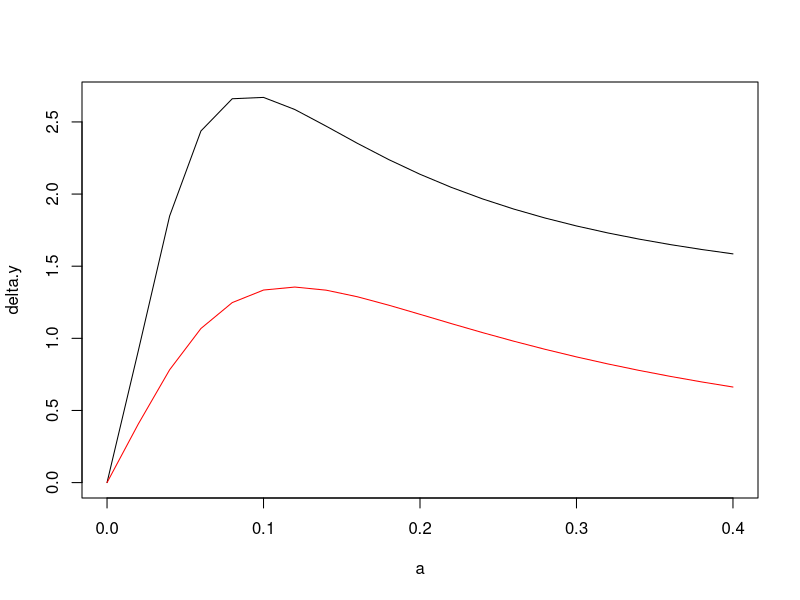
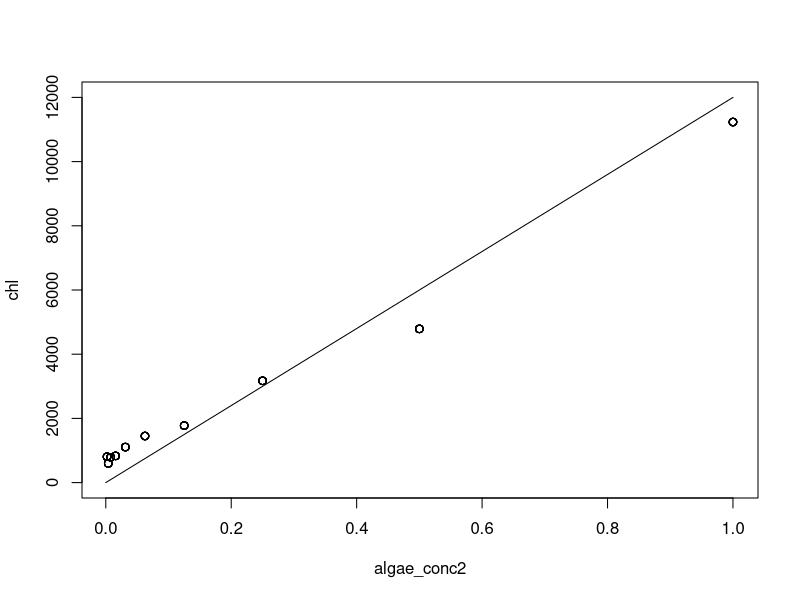
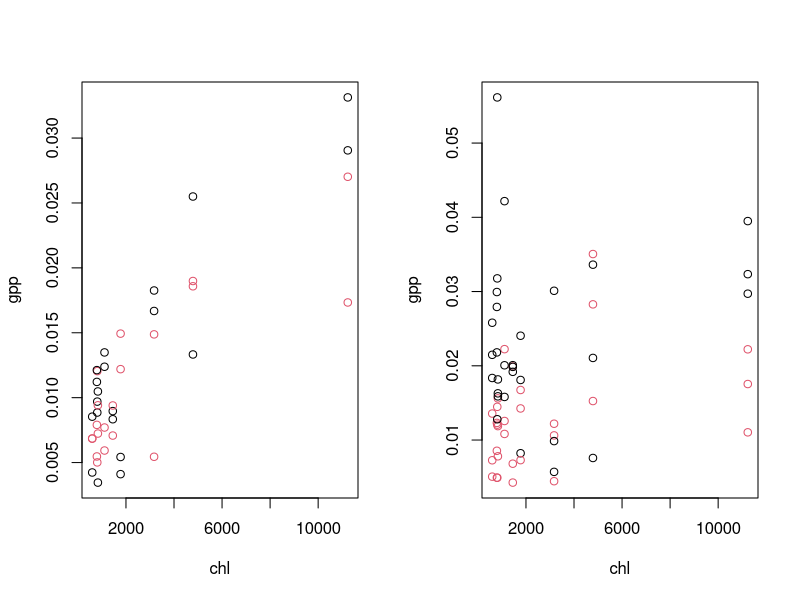
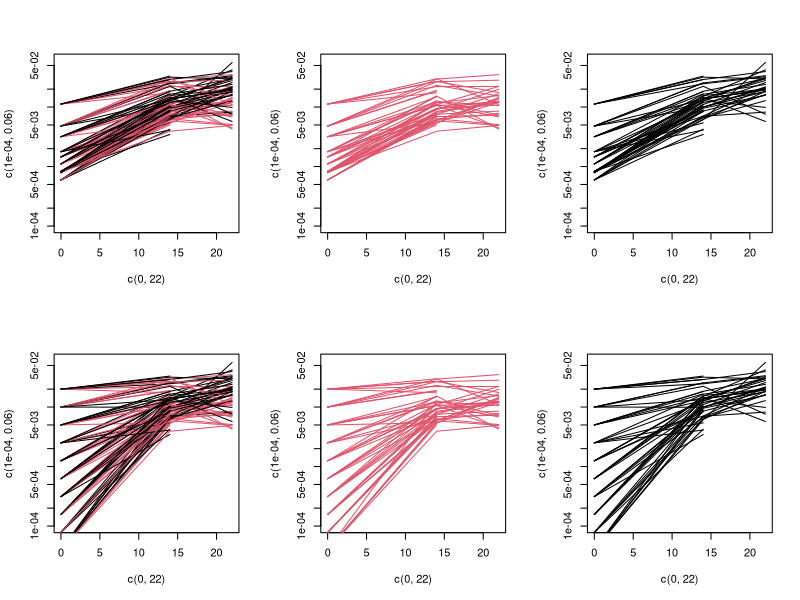
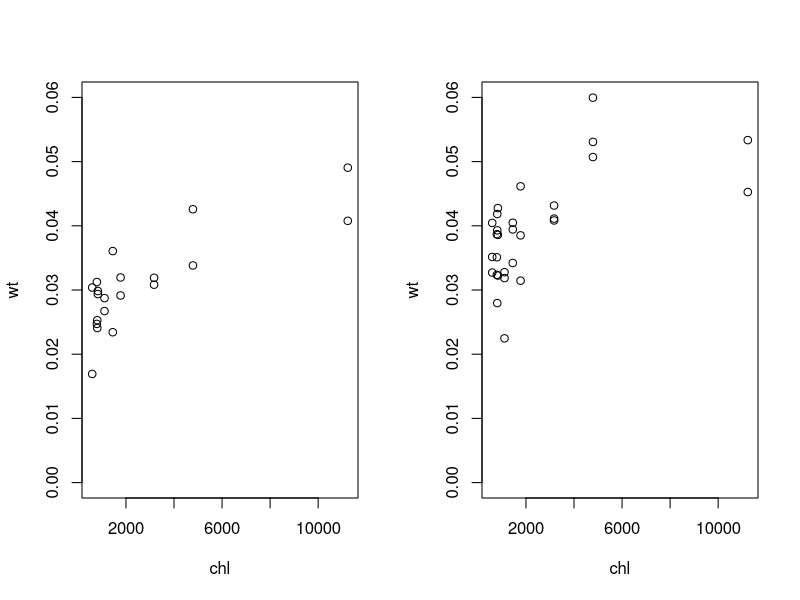
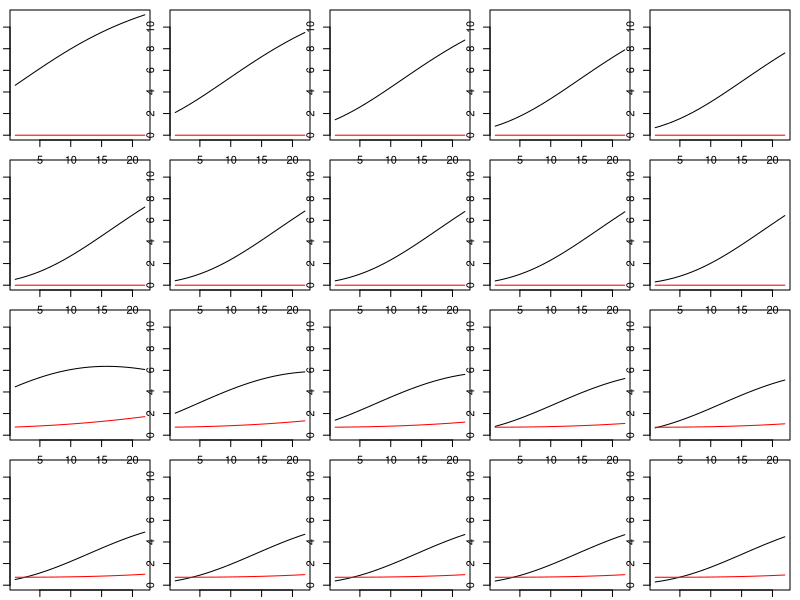
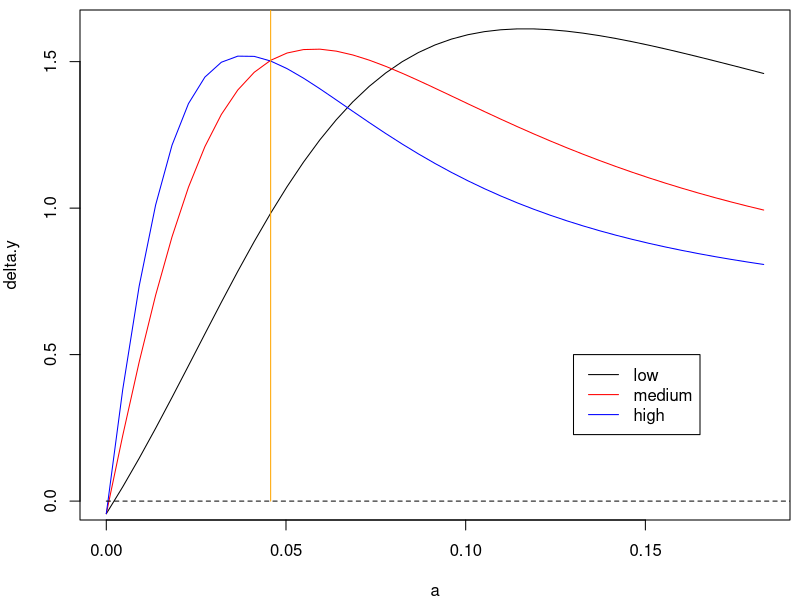

Write the R code that produced these figures, in order.
trajectory <- function(z.init, r, K, a, c, m, Tmax){

	for(i in 1:nrow(z.init)){
		x <- z.init[i,1]
		y <- z.init[i,2]
	
		X <- matrix(NA, 2, Tmax)
		for(t in 1:Tmax){
			#x.next <- exp(r*(1 - x/K))*x - a*x*y
			x.next <- exp(r)*x^K - a*x*y
			y <- y + c*a*x*y - m
			x <- x.next
			y <- max(y,0)

			X[,t] <- matrix(c(x,y),2,1)
		}	
		if(i == 1) maxX <- max(X)
		plot(X[1,], typ="l", ylim=c(0,maxX))
		lines(X[2,], col="red")
	}
}


growth <- function(z.init, r, K, a, c, m, Tmax){
	
	X <- matrix(NA, nrow(z.init), 2)
	for(i in 1:nrow(z.init)){
		x <- z.init[i,1]
		y <- z.init[i,2]
		for(t in 1:Tmax){
			#x.next <- exp(r*(1 - x/K))*x - a*x*y
			x.next <- exp(r)*x^K - a*x*y
			y <- y + c*a*x*y - m
			x <- x.next
		}
		X[i,] <- c(x,y)
	}	
	
	return(cbind(x.growth=exp(r)*X[,1]^K, 
	             delta.y=X[,2] - z.init[,2]))
}

#############################################################
# Calculate the midge growth as a function of their consumption rate

x.init = .5
y.init = 1
r = .2
K = 0.9
q = 0
c = 0.3
m = .0
Tmax = 22

a.range <- .02*(0:20)
x.init.range <- c(.5, 4)
df <- data.frame(a = rep(a.range, times=length(x.init.range)), x.init=rep(x.init.range, each=length(a.range)))
for(x.init in x.init.range) for(a in a.range){
	X <- growth(z.init = cbind(x.init, y.init), r = r, K = K, a = a, c = c, m = m, Tmax = Tmax)
	df$x.growth[df$a == a & df$x.init == x.init] <- X[1]
	df$delta.y[df$a == a & df$x.init == x.init] <- X[2]
}

par(mfrow=c(1,1))
plot(delta.y ~ a, data=df[df$x.init==x.init.range[2],], typ="l")
lines(delta.y ~ a, data=df[df$x.init==x.init.range[1],], col="red")

#############################################################
# Look at data
read.csv("data.csv")
read.csv("data2.csv")

data <- read.csv("microcosm_biomass.csv")
names(data)

# midge weights at time 0
init.midges <- data[is.na(data$algae_conc2),]
y.init.mean <- sum(init.midges$live_tt * init.midges$wt)/sum(init.midges$live_tt)
c(min(init.midges$wt), y.init.mean,max(init.midges$wt))

# midge weights at time 14
midge.wt <- data$wt[data$day == 14 & data$midge == "Midges"]
c(min(midge.wt, na.rm=T), mean(midge.wt, na.rm=T), max(midge.wt, na.rm=T))

# midge weights at time 22
midge.wt <- data$wt[data$day == 22 & data$midge == "Midges"]
c(min(midge.wt, na.rm=T), mean(midge.wt, na.rm=T), max(midge.wt, na.rm=T))

# prune to experimental falcon tubes
data <- data[!is.na(data$algae_conc2),]
data <- data[order(data$day),]
data <- data[order(data$coreid),]
data$midge.trt <- data$midge == "Midges"

################################
# algae
plot(chl ~ algae_conc2, data=data, ylim=c(0,1.2*10^4))
lines(c(0, 1), c(0, 1.2*10^4))

par(mfrow=c(1,2))
plot(gpp ~ chl, data=data[data$day == 14,], col=midge.trt+1)
plot(gpp ~ chl, data=data[data$day == 22,], col=midge.trt+1)

summary(lm(gpp ~ chl + day*midge.trt, data=data))

# algal trajectories
gpp.rate <- 10^-6

par(mfrow=c(2,3))
plot(c(0,22),c(0.0001, .06), typ="n", log="y")
for(i.core in unique(data$coreid)){
	d <- data[data$coreid == i.core,]
	df <- data.frame(day=c(0,d$day), gpp=c(gpp.rate*d$chl[nrow(d)], d$gpp))
	lines(gpp ~ day, data = df, col=d$midge.trt[1]+1)
}
plot(c(0,22),c(0.0001, .06), typ="n", log="y")
for(i.core in unique(data$coreid)){
	d <- data[data$coreid == i.core,]
	df <- data.frame(day=c(0,d$day), gpp=c(gpp.rate*d$chl[nrow(d)], d$gpp))
	if(d$midge.trt[1]) lines(gpp ~ day, data = df, col=d$midge.trt[1]+1)
}
plot(c(0,22),c(0.0001, .06), typ="n", log="y")
for(i.core in unique(data$coreid)){
	d <- data[data$coreid == i.core,]
	df <- data.frame(day=c(0,d$day), gpp=c(gpp.rate*d$chl[nrow(d)], d$gpp))
	if(!d$midge.trt[1]) lines(gpp ~ day, data = df, col=d$midge.trt[1]+1)
}

gpp.rate <- 2*10^-2

plot(c(0,22),c(0.0001, .06), typ="n", log="y")
for(i.core in unique(data$coreid)){
	d <- data[data$coreid == i.core,]
	df <- data.frame(day=c(0,d$day), gpp=c(gpp.rate*d$algae_conc2[nrow(d)], d$gpp))
	lines(gpp ~ day, data = df, col=d$midge.trt[1]+1)
}
plot(c(0,22),c(0.0001, .06), typ="n", log="y")
for(i.core in unique(data$coreid)){
	d <- data[data$coreid == i.core,]
	df <- data.frame(day=c(0,d$day), gpp=c(gpp.rate*d$algae_conc2[nrow(d)], d$gpp))
	if(d$midge.trt[1]) lines(gpp ~ day, data = df, col=d$midge.trt[1]+1)
}
plot(c(0,22),c(0.0001, .06), typ="n", log="y")
for(i.core in unique(data$coreid)){
	d <- data[data$coreid == i.core,]
	df <- data.frame(day=c(0,d$day), gpp=c(gpp.rate*d$algae_conc2[nrow(d)], d$gpp))
	if(!d$midge.trt[1]) lines(gpp ~ day, data = df, col=d$midge.trt[1]+1)
}

################################
# midges
par(mfrow=c(1,2))
d <- data[data$midge.trt,]
plot(wt ~ chl, data=d[d$day == 14,], ylim =c(0,.06))
plot(wt ~ chl, data=d[d$day == 22,], ylim =c(0,.06))

#############################################################
# fit model
#============================================================
SSfit <- function(par, data, x.init, y.init, SS.weight, par.fixed=par.fixed, tofit = T){
	
	par.temp <- par.fixed
	par.temp[is.na(par.fixed)] <- par
	par <- par.temp

	r <- exp(par[1])
	K <-  exp(par[2])
	a <-  exp(par[3])
	ac <-  exp(par[4])
	m <-  exp(par[5])
	gpp.rate <-  exp(par[6])

	x <- x.init
	y <- y.init
	
	Tmax <- 22
	
	SS1 <- 0
	SS2 <- 0
	for(t in 1:Tmax){
		#x.next <- exp(r*(1 - x/K))*x - a*x*y
		x.next <- exp(r)*x^K - a*x*y
		y <- y + ac*x*y - m
		x <- x.next
		
		# if(!tofit) show(c(mean(x), mean(y)))
				
		if(t == 14){
			dif.x <- log(gpp.rate*x) - log(data$x[data$day == 14])
			SS1 <- SS1 + sum(dif.x^2)
			
			sampled.data <- (data$day == 14) & !is.na(data$y) & (data$midge == "Midges")
			sampled.sim <- data$coreid[sampled.data]
			dif.y <- log(y[sampled.sim]) - log(data$y[sampled.data])
			#dif.y <- y[sampled.sim] - data$wt[sampled.data]
			SS2 <- SS2 + sum(dif.y^2)
		}
		
		if(t == 22){
			sampled.data <- data$day == 22
			sampled.sim <- data$coreid[sampled.data]
			dif.x <- log(gpp.rate*x[sampled.sim]) - log(data$x[sampled.data])
			SS1 <- SS1 + sum(dif.x^2)
			
			sampled.data <- (data$day == 22) & (data$midge == "Midges") & !is.na(data$y)
			sampled.sim <- data$coreid[sampled.data]
			dif.y <- log(y[sampled.sim]) - log(data$y[sampled.data])
			#dif.y <- y[sampled.sim] - data$wt[sampled.data]
			SS2 <- SS2 + sum(dif.y^2)
		}
	}
	if(tofit){
		if(any(is.nan(x))) {
			return(10^8)
		}else{
			return(SS1 + SS.weight*SS2)
		}
	}else{
		return(c(SS1,SS.weight*SS2, exp(par), mean(x), mean(y)))
	}
}

#============================================================
# midge.trt.row <- data$coreid[data$midge == "Midges" & data$day==14]

# standardize variables
data$x <- data$gpp/mean(data$gpp, na.rm=T)
data$x0 <- data$chl/mean(data$chl, na.rm=T)
data$y <- data$wt/mean(data$wt, na.rm=T)
data$y0 <- 0
data$y0[data$midge.trt] <- y.init.mean/mean(data$wt, na.rm=T)

# fit model
r <- .5
K <- .9
a <- .5
ac <- .03
m <- .001
gpp.rate <- 10^0

x.init <- data$x0[!is.na(data$x0)]
y.init <- data$y0[!is.na(data$x0)]
# cbind(x.init, y.init, data$midge[!is.na(data$x0)])

SS.weight <- 30

par.full <- log(c(r, K, a, ac, m, gpp.rate))
par.fixed <- c(NA, NA, NA, NA, NA, NA)
#par.fixed <- c(NA, log(K), NA, NA, NA, NA)
par <- par.full[is.na(par.fixed)]

SSmin <- 10^10
nrep <- 10
for (i.rep in 1:nrep){
	opt <- optim(par = par, fn=SSfit, data=data, x.init = x.init, y.init = y.init, SS.weight = SS.weight, par.fixed=par.fixed, method = "SANN")
	opt <- optim(par = opt$par, fn=SSfit, data=data, x.init = x.init, y.init = y.init, SS.weight = SS.weight, par.fixed=par.fixed, method = "Nelder-Mead")
	if(opt$value < SSmin){
		SSmin <- opt$value
		opt.opt <- opt
	}
	par <- exp(rnorm(n=length(par), sd=1)) * opt.opt$par
	show(c(opt$value, SSfit(par=opt$par, data=data, x.init = x.init, y.init=y.init, SS.weight = SS.weight, par.fixed=par.fixed, tofit=F)))
}
par.temp <- par.fixed
par.temp[is.na(par.fixed)] <- opt.opt$par
par <- par.temp

r <- exp(par[1])
K <- exp(par[2])
a <- exp(par[3])
ac <- exp(par[4])
c <- ac/a
m <- exp(par[5])
gpp.rate <- exp(par[6])
round(c(r=r, K=K, a=a, c=c, m=m, gpp.rate=gpp.rate, SS=opt.opt$value), digits=3)
       # r        K        a        c        m gpp.rate       SS 
   # 0.187    0.927    0.045    0.163    0.002    0.183   66.817 
 
   
# figures

x.sim <- unique(x.init[order(x.init, decreasing=T)])
y.sim <- unique(y.init[order(y.init)])
z.sim <- cbind(rep(x.sim, times=2), rep(y.sim, each=length(x.sim)))
Tmax <- 22

# trajectories
par(mfrow=c(4,5), mai=c(.1,.1,.1,.1))
trajectory(z.init = z.sim, r = r, K = K, a = a, c = c, m = m, Tmax = Tmax)

# Calculate the midge growth as a function of their consumption rate
a.range <- a*(0:40)/10
x.sim <- max(x.init)
# x.init.range <- c(min(x.init),mean(x.init),max(x.init))
y.init.sim <- y.init.mean/mean(data$wt, na.rm=T)
y.init.range <- c(1,3,5)*y.init.sim

df <- data.frame(a = rep(a.range, times=length(y.init.range)), y.init=rep(y.init.range, each=length(a.range)))
for(y.sim in y.init.range) for(a.sim in a.range){
	X <- growth(z.init = cbind(x.sim, y.sim), r = r, K = K, a = a.sim, c = c, m = m, Tmax = Tmax)
	df$x.growth[df$a == a.sim & df$y.init == y.sim] <- X[1]
	df$delta.y[df$a == a.sim & df$y.init == y.sim] <- X[2]
}

par(mfrow=c(1,1), mai=c(.8,.8,.1,.1))
plot(delta.y ~ a, data=df[df$y.init==y.init.range[1],], typ="l", ylim=c(0, max(delta.y)))
lines(delta.y ~ a, data=df[df$y.init==y.init.range[2],], col="red")
lines(delta.y ~ a, data=df[df$y.init==y.init.range[3],], col="blue")
lines(c(a,a),c(0,10), col="orange")
lines(c(0,10),c(0,0), lty=2)
legend(0.13, 0.5, lty = 1, legend = c("low", "medium", "high"), col = c("black", "red", "blue"))
